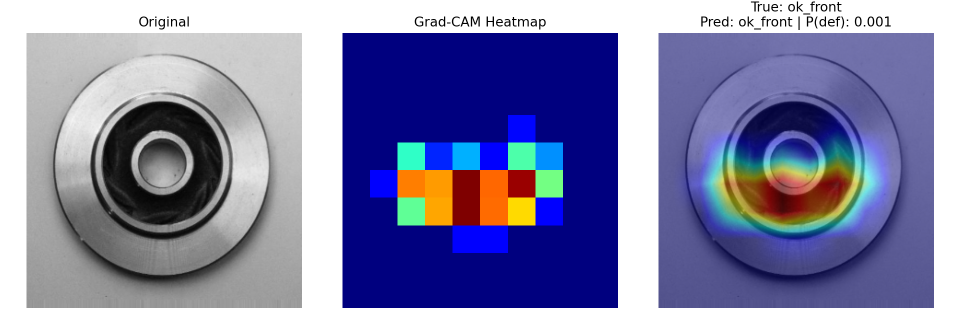
#> input picture reports/figures/WE83FE~1.PNG, 1920 x 640 px, given as the content of the folder of-casting-product/casting_data/casting_data/train/def_front, which was not available (shown at 1/2 size)
$ jupyter execute --allow-errors end-to-end-code.ipynb   (text cells are left out)
#> lines starting #> are read from the running program, lines starting #| are printed output that depends on the picture; pictures that were not available may be replaced by others from this repository, and a replacement may not be noted
[cell 1]
# 2. Libraries and setup


import os
import time
import json
import math
import hashlib
import random
import pathlib
import warnings
from datetime import datetime

import cv2
import numpy as np
import pandas as pd
import matplotlib.pyplot as plt

import tensorflow as tf
from tensorflow import keras
from tensorflow.keras import layers

from sklearn.metrics import (
    classification_report,
    confusion_matrix,
    ConfusionMatrixDisplay,
    accuracy_score,
    precision_score,
    recall_score,
    f1_score,
    roc_auc_score
)
from sklearn.utils.class_weight import compute_class_weight

warnings.filterwarnings("ignore")

SEED = 123
random.seed(SEED)
np.random.seed(SEED)
tf.random.set_seed(SEED)
#> (this line was passed over: tensorflow is not available in this run)

print("TensorFlow version:", tf.__version__)
print("GPU devices:", tf.config.list_physical_devices("GPU"))
#> (this line was passed over: tensorflow is not available in this run)

[cell 2]
# 3. Dataset paths


# Change this only if your dataset is stored somewhere else.
DATA_ROOT = pathlib.Path("/kaggle/input/real-life-industrial-dataset-of-casting-product/casting_data/casting_data")

TRAIN_DIR = DATA_ROOT / "train"
TEST_DIR = DATA_ROOT / "test"

CLASS_NAMES = ["def_front", "ok_front"]

#> (the rest of this cell did not finish here and is left out)

[cell 3]
# 4.1 Build image inventory dataframe


def collect_image_records(root_dir, split_name):
    records = []
    for label in CLASS_NAMES:
        label_dir = pathlib.Path(root_dir) / label
        for img_path in label_dir.glob("*"):
            if img_path.is_file():
                records.append({
                    "split": split_name,
                    "label": label,
                    "path": str(img_path),
                    "filename": img_path.name,
                    "extension": img_path.suffix.lower()
                })
    return records

records = []
records.extend(collect_image_records(TRAIN_DIR, "train"))
records.extend(collect_image_records(TEST_DIR, "test"))

df = pd.DataFrame(records)
print("Total image files:", len(df))
display(df.head())

[cell 4]
# 4.2 Class distribution table


count_table = (
    df.groupby(["split", "label"])
      .size()
      .reset_index(name="image_count")
      .sort_values(["split", "label"])
)

display(count_table)

pivot_counts = count_table.pivot(index="label", columns="split", values="image_count").fillna(0).astype(int)
display(pivot_counts)

[cell 5]
# 4.3 Class distribution bar chart


labels = pivot_counts.index.tolist()
x = np.arange(len(labels))
width = 0.35

fig, ax = plt.subplots(figsize=(8, 5))

train_values = pivot_counts["train"].values if "train" in pivot_counts.columns else np.zeros(len(labels))
test_values = pivot_counts["test"].values if "test" in pivot_counts.columns else np.zeros(len(labels))

bars1 = ax.bar(x - width/2, train_values, width, label="Train")
bars2 = ax.bar(x + width/2, test_values, width, label="Test")

for bars in [bars1, bars2]:
    for bar in bars:
        ax.text(
            bar.get_x() + bar.get_width()/2,
            bar.get_height(),
            str(int(bar.get_height())),
            ha="center",
            va="bottom",
            fontsize=10
        )

ax.set_title("Casting Dataset Class Distribution")
ax.set_xlabel("Class")
ax.set_ylabel("Number of Images")
ax.set_xticks(x)
ax.set_xticklabels(labels)
ax.legend()
ax.grid(axis="y", linestyle="--", alpha=0.4)
plt.tight_layout()
plt.show()
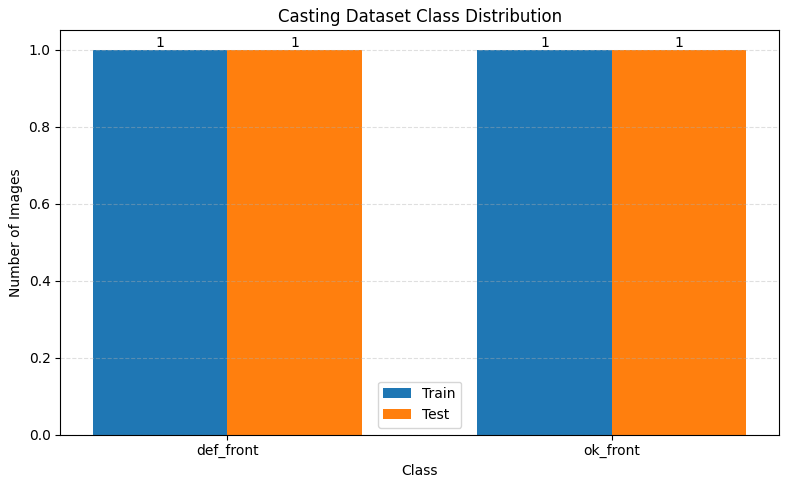
#> figure drawn by matplotlib, 1 panel

[cell 6]
# 4.4 Image readability, dimensions and corrupt file check


def inspect_image(path):
#> called with path = '_only/WE83FE~1.PNG'
    img = cv2.imread(path)
#> img is the input picture: shape (640, 1920, 3); mean B, G, R 168.8, 130.9, 130.2
    if img is None:
        return pd.Series({
            "readable": False,
            "height": np.nan,
            "width": np.nan,
            "channels": np.nan
        })
    h, w = img.shape[:2]
#> h = 640; w = 1920
    c = img.shape[2] if len(img.shape) == 3 else 1
#> c = 3
    return pd.Series({
        "readable": True,
        "height": h,
        "width": w,
        "channels": c
    })

image_meta = df["path"].apply(inspect_image)
#> image_meta = table of 4 rows and 4 columns
df = pd.concat([df, image_meta], axis=1)
#> df = table of 4 rows and 9 columns

print("Unreadable / corrupted images:", (~df["readable"]).sum())
#| Unreadable / corrupted images: 0
display(df.groupby(["split", "label", "readable"]).size().reset_index(name="count"))
display(df[["height", "width", "channels"]].describe())

[cell 7]
# 4.5 Image dimension distribution


valid_df = df[df["readable"]].copy()
#> valid_df = table of 4 rows and 9 columns

fig, ax = plt.subplots(figsize=(7, 5))
ax.scatter(valid_df["width"], valid_df["height"], alpha=0.4)
ax.set_title("Image Width vs Height Distribution")
ax.set_xlabel("Width")
ax.set_ylabel("Height")
ax.grid(True, linestyle="--", alpha=0.4)
plt.tight_layout()
plt.show()
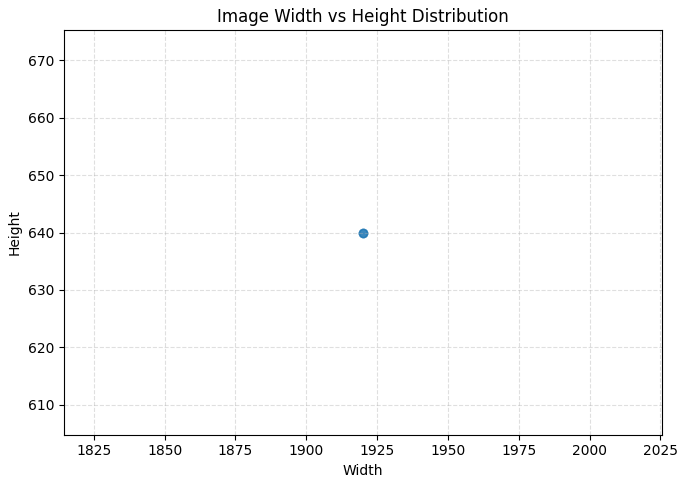
#> figure drawn by matplotlib, 1 panel

dimension_counts = (
    valid_df.groupby(["width", "height"])
    .size()
    .reset_index(name="count")
    .sort_values("count", ascending=False)
)
#> dimension_counts = table of 1 rows and 3 columns
display(dimension_counts.head(10))

[cell 8]
# 4.6 Duplicate image check using hash


def file_hash(path, block_size=65536):
    h = hashlib.md5()
    with open(path, "rb") as f:
        while True:
            block = f.read(block_size)
            if not block:
                break
            h.update(block)
    return h.hexdigest()

# Hashing may take a little time but gives good data-quality evidence.
valid_df["md5_hash"] = valid_df["path"].apply(file_hash)

duplicate_groups = (
    valid_df.groupby("md5_hash")
    .filter(lambda x: len(x) > 1)
    .sort_values("md5_hash")
)
#> duplicate_groups = table of 4 rows and 10 columns

print("Number of duplicate file entries:", len(duplicate_groups))
#| Number of duplicate file entries: 4
print("Number of duplicate groups:", duplicate_groups["md5_hash"].nunique())
#| Number of duplicate groups: 1
display(duplicate_groups[["split", "label", "filename", "path", "md5_hash"]].head(20))

[cell 9]
# 4.7 Random sample images from each class


def show_random_samples(dataframe, split="train", samples_per_class=5):
#> called with split = 'train', samples_per_class = 5
    fig, axes = plt.subplots(len(CLASS_NAMES), samples_per_class, figsize=(samples_per_class * 3, 6))
    if len(CLASS_NAMES) == 1:
        axes = np.expand_dims(axes, axis=0)

    for row_idx, label in enumerate(CLASS_NAMES):
        subset = dataframe[(dataframe["split"] == split) & (dataframe["label"] == label) & (dataframe["readable"])]
        chosen = subset.sample(min(samples_per_class, len(subset)), random_state=SEED)
        for col_idx, (_, row) in enumerate(chosen.iterrows()):
            img = cv2.imread(row["path"])
            img = cv2.cvtColor(img, cv2.COLOR_BGR2RGB)
            axes[row_idx, col_idx].imshow(img)
            axes[row_idx, col_idx].axis("off")
            axes[row_idx, col_idx].set_title(label)
    plt.suptitle(f"Random {split} images by class", fontsize=14)
    plt.tight_layout()
    plt.show()
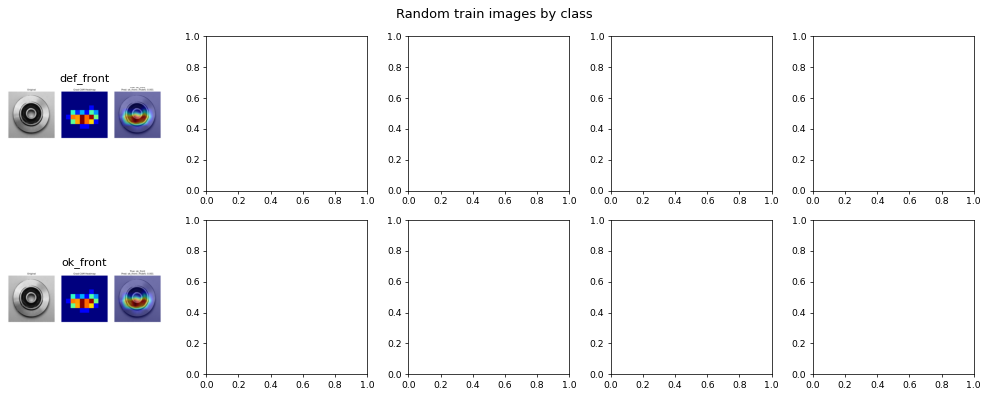
#> figure drawn by matplotlib, 2 panels

show_random_samples(valid_df, split="train", samples_per_class=5)

[cell 10]
# 4.8 Average image by class


def average_image_for_label(dataframe, label, split="train", image_size=(224, 224), max_images=500):
#> called with label = 'def_front', split = 'train', image_size = (224, 224), max_images = 500
    subset = dataframe[(dataframe["split"] == split) & (dataframe["label"] == label) & (dataframe["readable"])]
    subset = subset.sample(min(max_images, len(subset)), random_state=SEED)

    accumulator = np.zeros((image_size[0], image_size[1], 3), dtype=np.float64)
    count = 0

    for path in subset["path"]:
        img = cv2.imread(path)
        if img is None:
            continue
        img = cv2.cvtColor(img, cv2.COLOR_BGR2RGB)
        img = cv2.resize(img, image_size)
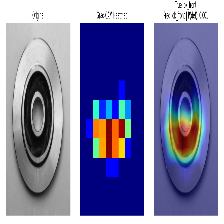
#> img: shape (224, 224, 3); mean R, G, B 130.5, 131, 168.9
        accumulator += img
        count += 1

    if count == 0:
        return None
    return (accumulator / count).astype(np.uint8)

fig, axes = plt.subplots(1, len(CLASS_NAMES), figsize=(10, 4))
for i, label in enumerate(CLASS_NAMES):
    avg_img = average_image_for_label(valid_df, label)
    axes[i].imshow(avg_img)
    axes[i].axis("off")
    axes[i].set_title(f"Average image: {label}")
plt.tight_layout()
plt.show()

[cell 11]
# 4.9 Pixel intensity distribution


def collect_pixel_intensities(dataframe, label, split="train", max_images=300, image_size=(128, 128)):
#> called with label = 'def_front', split = 'train', max_images = 300, image_size = (128, 128)
    subset = dataframe[(dataframe["split"] == split) & (dataframe["label"] == label) & (dataframe["readable"])]
    subset = subset.sample(min(max_images, len(subset)), random_state=SEED)
    values = []

    for path in subset["path"]:
        img = cv2.imread(path, cv2.IMREAD_GRAYSCALE)
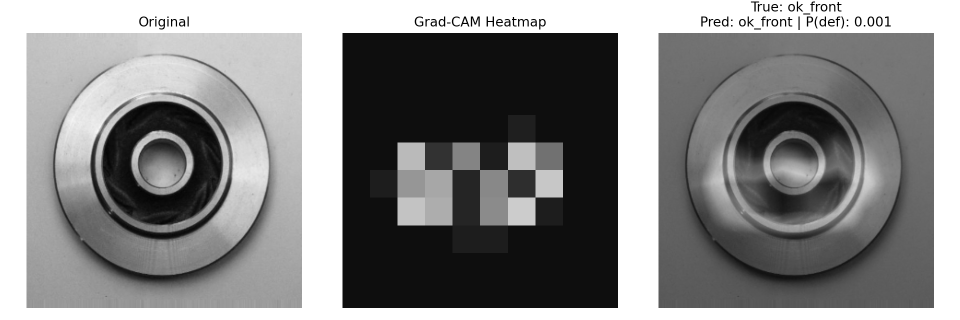
#> img: shape (640, 1920) (shown at 1/2 size); min 0, max 255, mean 134.8
        if img is None:
            continue
        img = cv2.resize(img, image_size)
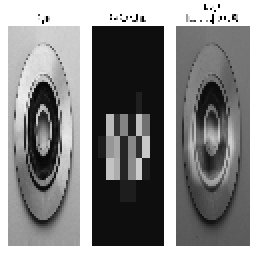
#> img: shape (128, 128) (shown 2 times larger); min 0, max 255, mean 136.1
        values.extend(img.flatten())

    return np.array(values)

fig, ax = plt.subplots(figsize=(8, 5))
for label in CLASS_NAMES:
    pixels = collect_pixel_intensities(valid_df, label)
#> pixels = 16384 values, max 255 at index 0, min 0 at index 358, mean 136.1
    ax.hist(pixels, bins=50, alpha=0.5, density=True, label=label)

ax.set_title("Grayscale Pixel Intensity Distribution by Class")
ax.set_xlabel("Pixel Intensity")
ax.set_ylabel("Density")
ax.legend()
ax.grid(True, linestyle="--", alpha=0.4)
plt.tight_layout()
plt.show()
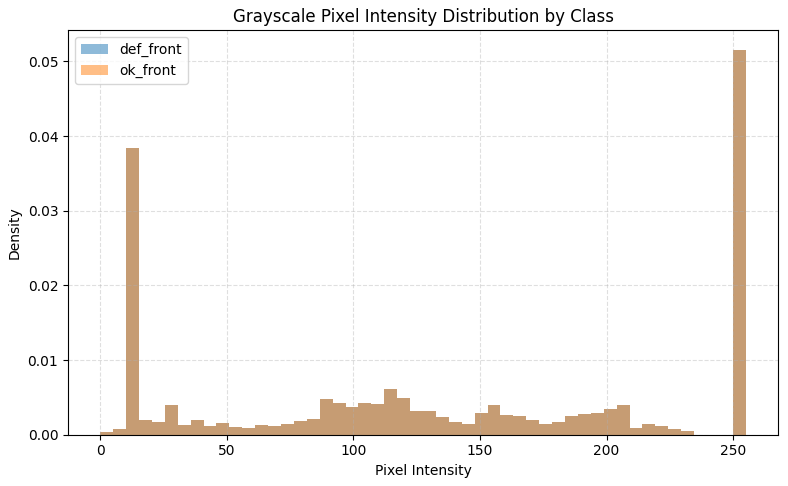
#> figure drawn by matplotlib, 1 panel; tallest bar 0.0516 high, from x = 249.9 to 255; tallest bar 0.0516 high, from x = 249.9 to 255

[cell 12]
# 5.1 Create tf.data datasets


IMG_SIZE = (299, 299)
BATCH_SIZE = 32
VAL_SPLIT = 0.20

#> (the rest of this cell did not finish here and is left out)

[cell 13]
# 5.2 Performance optimisation


AUTOTUNE = tf.data.AUTOTUNE

# Keep an unaugmented test dataset.
#> (the rest of this cell did not finish here and is left out)

[cell 14]
# 5.3 Class weights


y_train_all = []
#> (the rest of this cell did not finish here and is left out)

#> (a cell that did not finish here is left out)

[cell 16]
# 6.1 Output folders


OUTPUT_DIR = pathlib.Path("/kaggle/working/casting_defect_outputs")
MODEL_DIR = OUTPUT_DIR / "models"
PLOT_DIR = OUTPUT_DIR / "plots"
REPORT_DIR = OUTPUT_DIR / "reports"

for folder in [OUTPUT_DIR, MODEL_DIR, PLOT_DIR, REPORT_DIR]:
    folder.mkdir(parents=True, exist_ok=True)

print("Output folder:", OUTPUT_DIR)

[cell 17]
# 6.2 Common plotting function


# [28 lines left out: function plot_training_history, not called in this run]

[cell 18]
# 6.3 Common metrics and callbacks


# [39 lines left out: functions compile_binary_model, make_callbacks, not called in this run]

[cell 19]
# 6.4 Baseline CNN model


def build_custom_cnn(input_shape=(299, 299, 3)):
    inputs = keras.Input(shape=input_shape)
    x = layers.Rescaling(1./255)(inputs)
    x = augmentation_layer(x)

    x = layers.Conv2D(32, 3, padding="same", activation="relu")(x)
    x = layers.MaxPooling2D()(x)
    x = layers.Conv2D(64, 3, padding="same", activation="relu")(x)
    x = layers.MaxPooling2D()(x)
    x = layers.Conv2D(128, 3, padding="same", activation="relu")(x)
    x = layers.MaxPooling2D()(x)
    x = layers.Conv2D(256, 3, padding="same", activation="relu")(x)
    x = layers.GlobalAveragePooling2D()(x)

    x = layers.Dense(256, activation="relu")(x)
    x = layers.Dropout(0.35)(x)
    outputs = layers.Dense(1, activation="sigmoid")(x)

    model = keras.Model(inputs, outputs, name="CustomCNN")
    return compile_binary_model(model, learning_rate=1e-3)

[cell 20]
# =========================
# 6.5 Transfer learning model builder
# =========================

APPLICATIONS = {
    "MobileNetV2": {
        "constructor": keras.applications.MobileNetV2,
        "preprocess": keras.applications.mobilenet_v2.preprocess_input
    },
    "EfficientNetB0": {
        "constructor": keras.applications.EfficientNetB0,
        "preprocess": keras.applications.efficientnet.preprocess_input
    },
    "DenseNet121": {
        "constructor": keras.applications.DenseNet121,
        "preprocess": keras.applications.densenet.preprocess_input
    },
    "Xception": {
        "constructor": keras.applications.Xception,
        "preprocess": keras.applications.xception.preprocess_input
    }
}

# [21 lines left out: function build_transfer_model, not called in this run]

[cell 21]
# 7.1 Train selected models


EPOCHS_INITIAL = 15

model_names_to_train = [
    "CustomCNN",
    "MobileNetV2",
    "EfficientNetB0",
    "DenseNet121",
    "Xception"
]

histories = {}
trained_models = {}

#> (the rest of this cell did not finish here and is left out)

[cell 22]
# 7.2 Validation comparison table


comparison_rows = []

for model_name, history in histories.items():
    hist = pd.DataFrame(history.history)
    best_epoch = hist["val_auc"].idxmax()
    comparison_rows.append({
        "model": model_name,
        "best_epoch": int(best_epoch + 1),
        "val_accuracy": float(hist.loc[best_epoch, "val_binary_accuracy"]),
        "val_precision": float(hist.loc[best_epoch, "val_precision"]),
        "val_recall": float(hist.loc[best_epoch, "val_recall"]),
        "val_auc": float(hist.loc[best_epoch, "val_auc"]),
        "val_loss": float(hist.loc[best_epoch, "val_loss"])
    })

#> (the rest of this cell did not finish here and is left out)

#> (a cell that did not finish here is left out)

[cell 24]
# 9.1 Helper functions for test evaluation


# [10 lines left out: functions get_true_labels, predict_model, not called in this run]

#> (the rest of this cell did not finish here and is left out)

[cell 25]
# 9.2 Evaluate all models on the test data


test_rows = []

for model_name, model in trained_models.items():
    start = time.time()
    y_prob, y_pred = predict_model(model, test_ds_fast)
    infer_time = time.time() - start

    try:
        auc = roc_auc_score(y_test, y_prob)
    except Exception:
        auc = np.nan

    model_path = MODEL_DIR / f"{model_name}_final.keras"
    model.save(model_path)
    model_size_mb = model_path.stat().st_size / (1024 * 1024)

    test_rows.append({
        "model": model_name,
        "accuracy": accuracy_score(y_test, y_pred),
        "precision": precision_score(y_test, y_pred, zero_division=0),
        "recall": recall_score(y_test, y_pred, zero_division=0),
        "f1_score": f1_score(y_test, y_pred, zero_division=0),
        "auc": auc,
        "inference_time_seconds_total_test": infer_time,
        "avg_inference_ms_per_image": (infer_time / len(y_test)) * 1000,
        "saved_model_size_mb": model_size_mb
    })

#> (the rest of this cell did not finish here and is left out)
